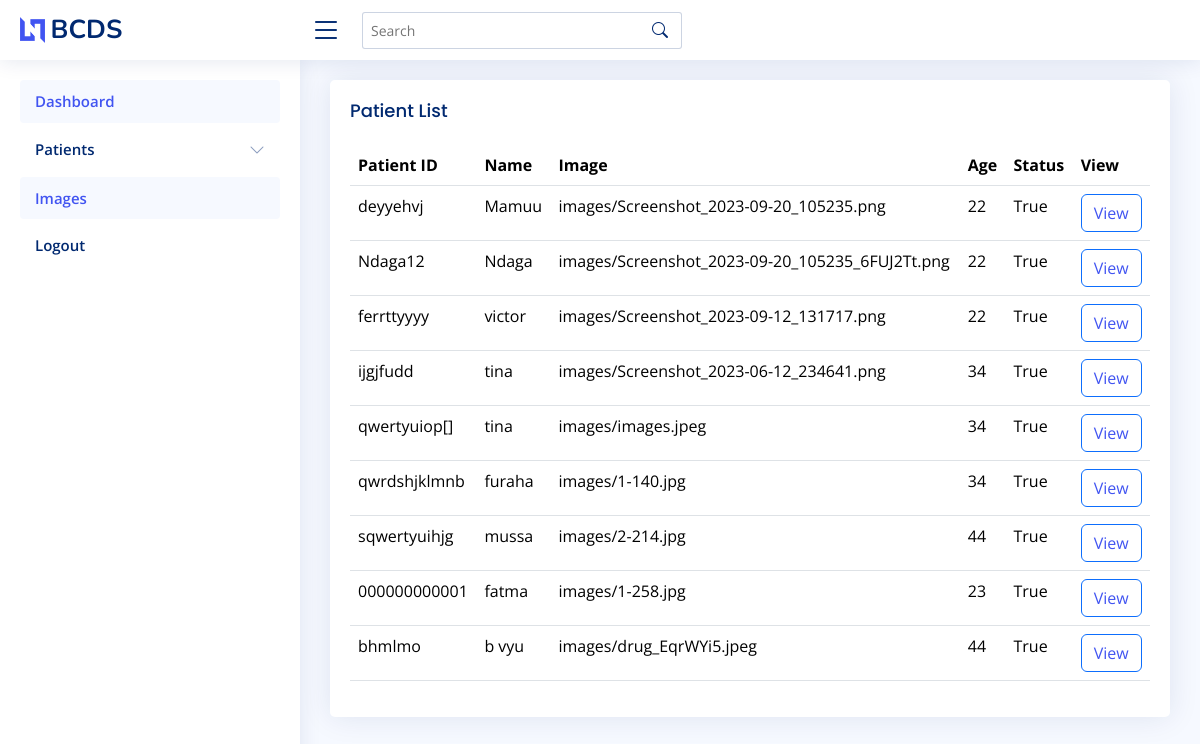
The page /patient-list/ on the database as committed earlier.
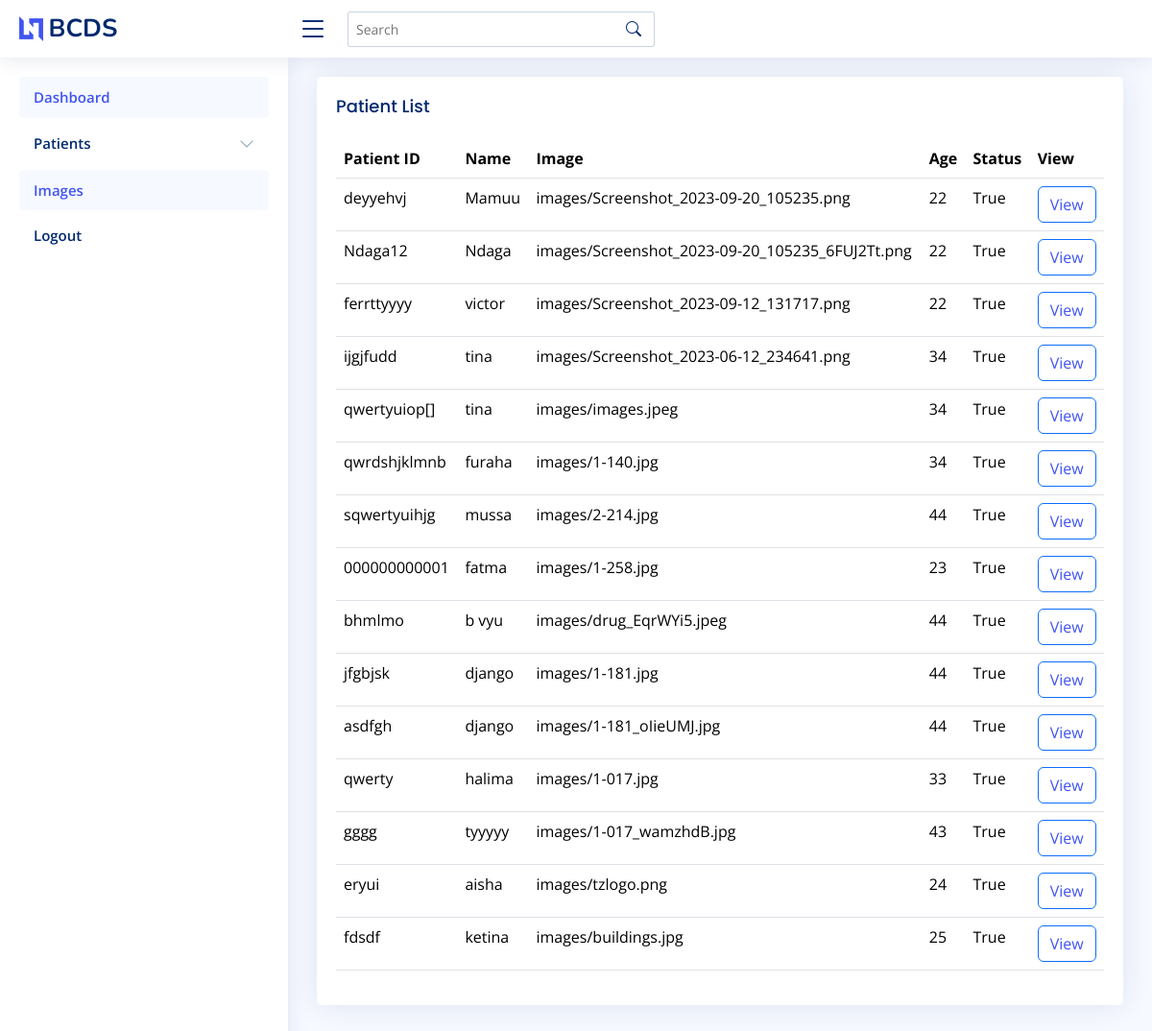
The same page on the database as committed later.
### breast/models.py (models this page shows, shortened)
class Patient(models.Model):
    GENDER_CHOICES = [
        ('M', 'Male'),
        ('F', 'Female'),
    ]
    STATUS_CHOICES = [
        (True, 'Cancer'),
        (False, 'Normal'),
    ]
    patient_id = models.CharField(max_length=12, primary_key=True)
    name = models.CharField(max_length=25)
    age = models.PositiveIntegerField()
    gender = models.CharField(max_length=5, choices=GENDER_CHOICES)
    image = models.FileField(upload_to='images/')
    status = models.BooleanField(choices=STATUS_CHOICES)
    date = models.DateField(auto_now_add=True, blank=True)

### breast/views.py (the view)
# urls.py: path("patient-list/", PatientListView.as_view(), name="patient_list"),
class PatientListView(ListView):
    template_name = "patient_list.html"
    model = Patient

### templates/patient_list.html
{% extends "header.html" %}
{% block main %}
<main id="main" class="main">
  <section class="section">
    <div class="row">
      <div class="col-lg-12">
        <div class="card">
          <div class="card-body">
            <h5 class="card-title">Patient List</h5>
            <table class="table datatable">
              <thead>
                <tr>
                  <th>Patient ID</th>
                  <th>Name</th>
                  <th>Image</th>
                  <th>Age</th>
                  <th>Status</th>
                  <th>View</th>
                </tr>
              </thead>
              <tbody>
                {% for patient in patient_list %}
              <tr>
                <td>{{patient.patient_id}}</td>
                <td>{{patient.name}}</td>
                <td>{{patient.image}}</td>
                <td>{{patient.age}}</td>
                <td>{{patient.status}}</td>
              <td>
                <button type="button" class="btn btn-outline-primary">
                  <a href="{% url "report" patient.patient_id %}" >View</a>
                </button>
              </td>
              </tr>
              {% endfor %}
            </tbody>
            </table>
          </div>
        </div>
      </div>
    </div>
  </section>
</main>
{% endblock main %}

### templates/header.html (shortened to what this page needs)
{% extends "base.html" %}
{% block header %}
  <header id="header" class="header fixed-top d-flex align-items-center">
    <div class="d-flex align-items-center justify-content-between">
      <a href="index.html" class="logo d-flex align-items-center">
        {% load static %}
        <img src="{% static "assets/img/logo.png" %}" alt="">
        <span class="d-none d-lg-block">BCDS</span>
      </a>
      <i class="bi bi-list toggle-sidebar-btn"></i>
    </div>
    <div class="search-bar">
      <form class="search-form d-flex align-items-center" method="POST" action="#">
        <input type="text" name="query" placeholder="Search" title="Enter search keyword">
        <button type="submit" title="Search"><i class="bi bi-search"></i></button>
      </form>
    </div>
  </header>
  <aside id="sidebar" class="sidebar">
    <ul class="sidebar-nav" id="sidebar-nav">
      <li class="nav-item">
        <a class="nav-link " href="{% url "dashboard" %}">
          <span>Dashboard</span>
        </a>
      </li>
      <li class="nav-item">
        <a class="nav-link collapsed" data-bs-target="#tables-nav" data-bs-toggle="collapse" href="#">
          <span>Patients</span>
          <i class="bi bi-chevron-down ms-auto"></i>
        </a>
      </li>
      <li class="nav-item">
        <a class="nav-link " href="{% url "images" %}">
          <span>Images</span>
        </a>
      </li>
      <li class="nav-item">
        <form method="post" action="{% url "logout" %}">
          <button class="nav-link collapsed" type="submit">Logout</button>
      </form>
      </li>
    </ul>
  </aside>
{% endblock header %}

### templates/base.html (shortened to what this page needs)
{% load static %}
<!DOCTYPE html>
<html lang="en">
<head>
  <link href="{% static "assets/vendor/bootstrap/css/bootstrap.min.css" %}" rel="stylesheet">
  <link href="{% static "assets/vendor/bootstrap-icons/bootstrap-icons.css" %}" rel="stylesheet">
  <link href="{% static "assets/vendor/boxicons/css/boxicons.min.css" %}" rel="stylesheet">
  <link href="{% static "assets/vendor/quill/quill.snow.css" %}" rel="stylesheet">
  <link href="{% static "assets/vendor/quill/quill.bubble.css" %}" rel="stylesheet">
  <link href="{% static "assets/vendor/remixicon/remixicon.css" %}" rel="stylesheet">
  <link href="{% static "assets/vendor/simple-datatables/style.css" %}" rel="stylesheet">
  <link href="{% static "assets/css/style.css" %}" rel="stylesheet">
</head>
<body>
    {% block header %}{% endblock header %}
    {% block main %}{% endblock main %}
  </body>
  </html>

### static/assets/css/style.css (style rules this page uses)
:root { scroll-behavior: smooth; }
body { font-family: "Open Sans", sans-serif; background: #f6f9ff; color: #444444; }
a { color: #4154f1; text-decoration: none; }
h1, h2, h3, h4, h5, h6 { font-family: "Nunito", sans-serif; }
#main { margin-top: 60px; padding: 20px 30px; transition: all 0.3s; }
.card { margin-bottom: 30px; border: none; border-radius: 5px; box-shadow: 0px 0 30px rgba(1, 41, 112, 0.1); }
.card-title { padding: 20px 0 15px 0; font-size: 18px; font-weight: 500; color: #012970; font-family: "Poppins", sans-serif; }
.card-body { padding: 0 20px 20px 20px; }
.logo { line-height: 1; }
@media (min-width: 1200px) { .logo { width: 280px; } }
.logo img { max-height: 26px; margin-right: 6px; }
.logo span { font-size: 26px; font-weight: 700; color: #012970; font-family: "Nunito", sans-serif; }
.header { transition: all 0.5s; z-index: 997; height: 60px; box-shadow: 0px 2px 20px rgba(1, 41, 112, 0.1); background-color: #fff; padding-left: 20px; }
.header .toggle-sidebar-btn { font-size: 32px; padding-left: 10px; cursor: pointer; color: #012970; }
.header .search-bar { min-width: 360px; padding: 0 20px; }
.header .search-form { width: 100%; }
.header .search-form input { border: 0; font-size: 14px; color: #012970; border: 1px solid rgba(1, 41, 112, 0.2); padding: 7px 38px 7px 8px; border-radius: 3px; transition: 0.3s; width: 100%; }
.header .search-form button { border: 0; padding: 0; margin-left: -30px; background: none; }
.header .search-form button i { color: #012970; }
.sidebar { position: fixed; top: 60px; left: 0; bottom: 0; width: 300px; z-index: 996; transition: all 0.3s; padding: 20px; overflow-y: auto; scrollbar-width: thin; scrollbar-color: #aab7cf transparent; box-shadow: 0px 0px 20px rgba(1, 41, 112, 0.1); background-color: #fff; }
@media (min-width: 1200px) { #main, #footer { margin-left: 300px; } }
.sidebar-nav { padding: 0; margin: 0; list-style: none; }
.sidebar-nav li { padding: 0; margin: 0; list-style: none; }
.sidebar-nav .nav-item { margin-bottom: 5px; }
.sidebar-nav .nav-link { display: flex; align-items: center; font-size: 15px; font-weight: 600; color: #4154f1; transition: 0.3; background: #f6f9ff; padding: 10px 15px; border-radius: 4px; }
.sidebar-nav .nav-link i { font-size: 16px; margin-right: 10px; color: #4154f1; }
.sidebar-nav .nav-link.collapsed { color: #012970; background: #fff; }
.sidebar-nav .nav-link.collapsed i { color: #899bbd; }
.sidebar-nav .nav-link .bi-chevron-down { margin-right: 0; transition: transform 0.2s ease-in-out; }

Rows that differ between the two databases and show on the page:
added Patient: patient_id "jfgbjsk", name "django", image "images/1-181.jpg", age "44", status "True"
added Patient: patient_id "asdfgh", name "django", image "images/1-181_oIieUMJ.jpg", age "44", status "True"
added Patient: patient_id "qwerty", name "halima", image "images/1-017.jpg", age "33", status "True"
added Patient: patient_id "gggg", name "tyyyyy", image "images/1-017_wamzhdB.jpg", age "43", status "True"
added Patient: patient_id "eryui", name "aisha", image "images/tzlogo.png", age "24", status "True"
added Patient: patient_id "fdsdf", name "ketina", image "images/buildings.jpg", age "25", status "True"
